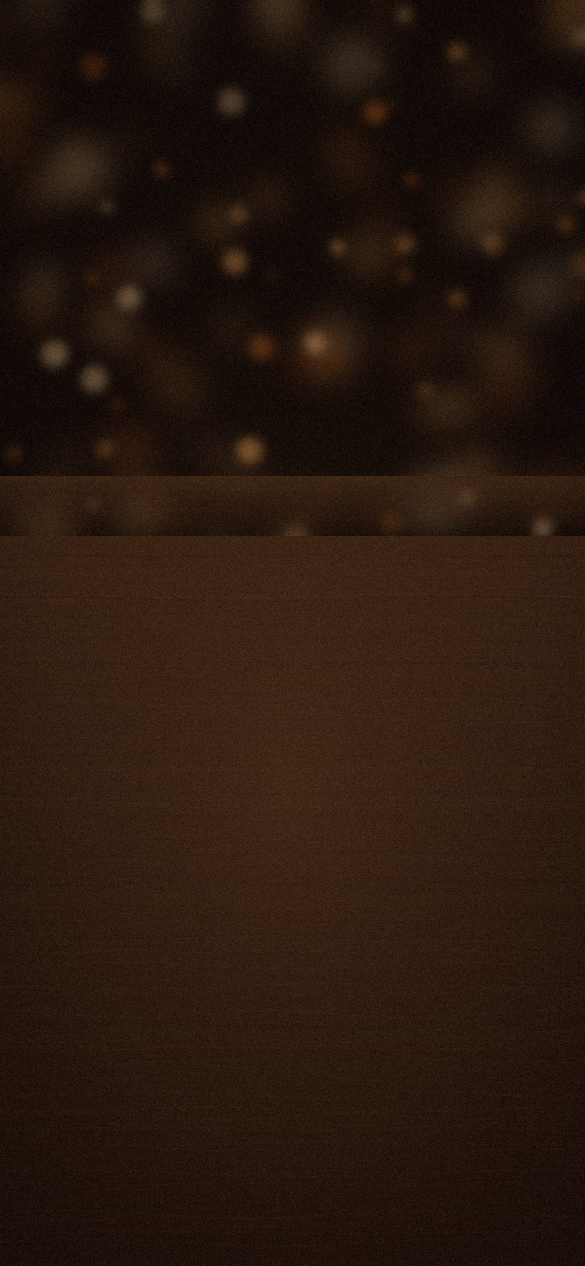
#> input picture Proyecto Cacho Flutter, 41 MB/app/assets/images/bg_pub.jpg, 1170 x 2532 px, given in place of bg_pub.png, which was not available (shown at 1/2 size)
$ python gen_menu_bg.py
#> lines starting #> are read from the running program, lines starting #| are printed output that depends on the picture
#!/usr/bin/env python3
"""R31/R5: fondo de MENÚ propio — madera oscura #120C09 + foto del
pub SOLO arriba, atenuada 55 % (visible al 45 %), con fundido
vertical hacia la madera y viñeta progresiva en los bordes.
Vertical 780×1688 (los menús son verticales por dirección)."""
from pathlib import Path
from PIL import Image

ROOT = Path(__file__).resolve().parent.parent / "app"
W, H = 780, 1688
WOOD = (18, 12, 9)
img = Image.new("RGB", (W, H), WOOD)
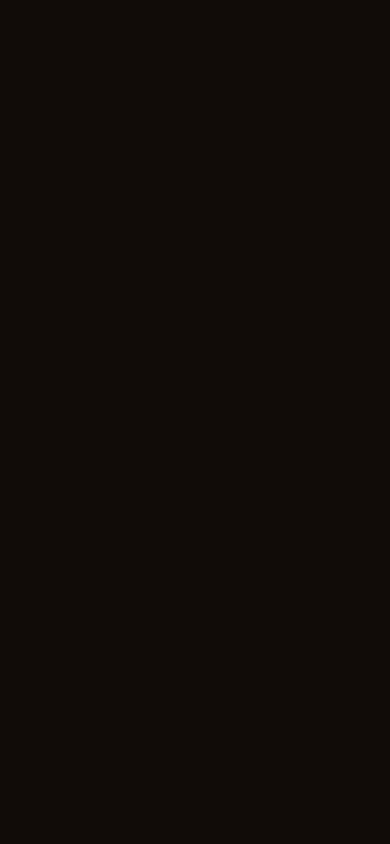
#> img: PIL image 780x1688 RGB (shown at 1/2 size); mean R, G, B 18, 12, 9
pub = Image.open(ROOT / "assets" / "images" / "bg_pub.png").convert("RGB")
#> pub is the input picture: PIL image 1170x2532 RGB; mean R, G, B 40.2, 23.9, 14.3
# Foto arriba: ocupa el 45 % superior. La foto es muy oscura en su
# parte alta (techo, brillo ~17), así que la franja usa la banda
# central de la foto (la barra misma, brillo ~36) para que el pub
# se lea arriba sin subir la atenuación del 55 %.
top_h = int(H * 0.45)
pw, ph = pub.size
#> pw = 1170; ph = 2532
band = pub.crop((0, int(ph * 0.30), pw, int(ph * 0.75)))
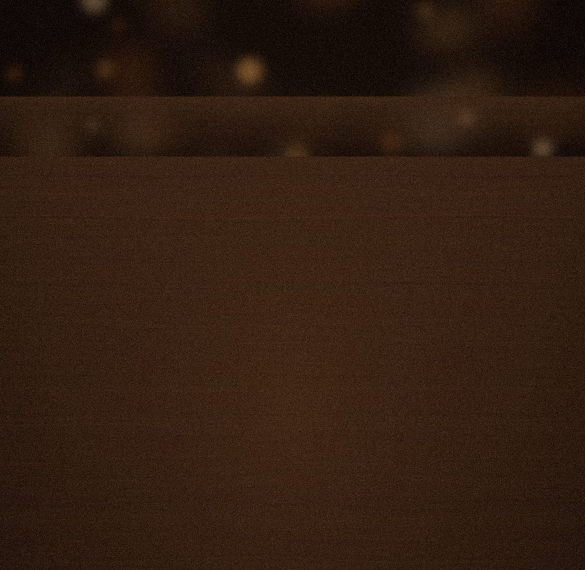
#> band: PIL image 1170x1140 RGB (shown at 1/2 size); mean R, G, B 49.3, 29.4, 17.1
cover = band.resize((W, int(band.height * W / band.width)))
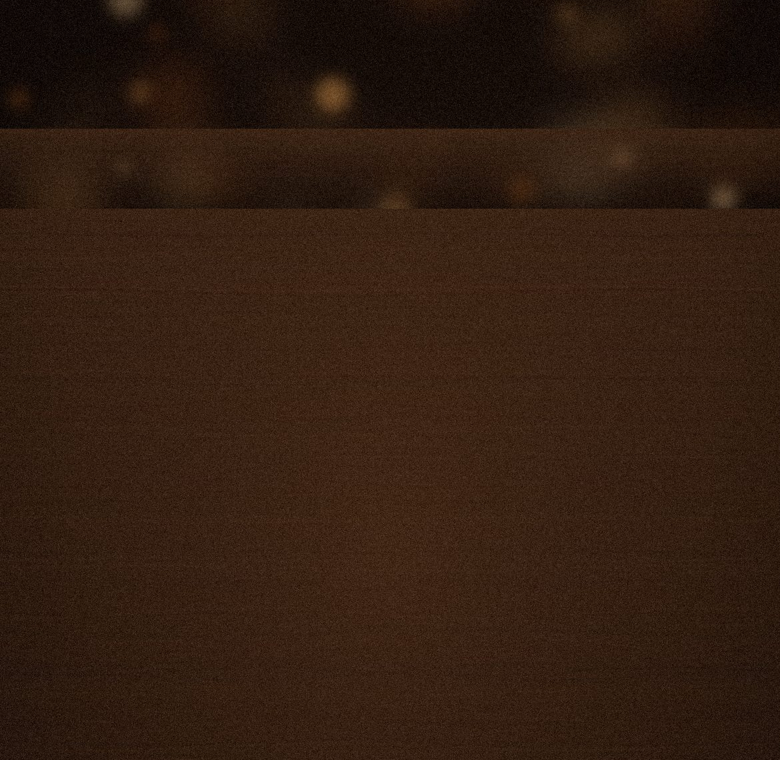
#> cover: PIL image 780x760 RGB; mean R, G, B 49.3, 29.4, 17.1
if cover.height < top_h:
    cover = cover.resize((W, top_h))
cover = cover.crop((0, 0, W, top_h))
#> cover: PIL image 780x759 RGB
# Atenuación 55 % + fundido vertical (45 % arriba → 0 % abajo).
fade = Image.new("L", (W, top_h))
#> fade: PIL image 780x759 L; every value is 0
for y in range(top_h):
    # Atenuación base 45 % que cae a 0 en el último 30 % de la franja.
    a = 0.45
    if y > top_h * 0.70:
        a *= max(0.0, 1.0 - (y - top_h * 0.70) / (top_h * 0.30))
    for x in range(W):
        fade.putpixel((x, y), int(a * 255))
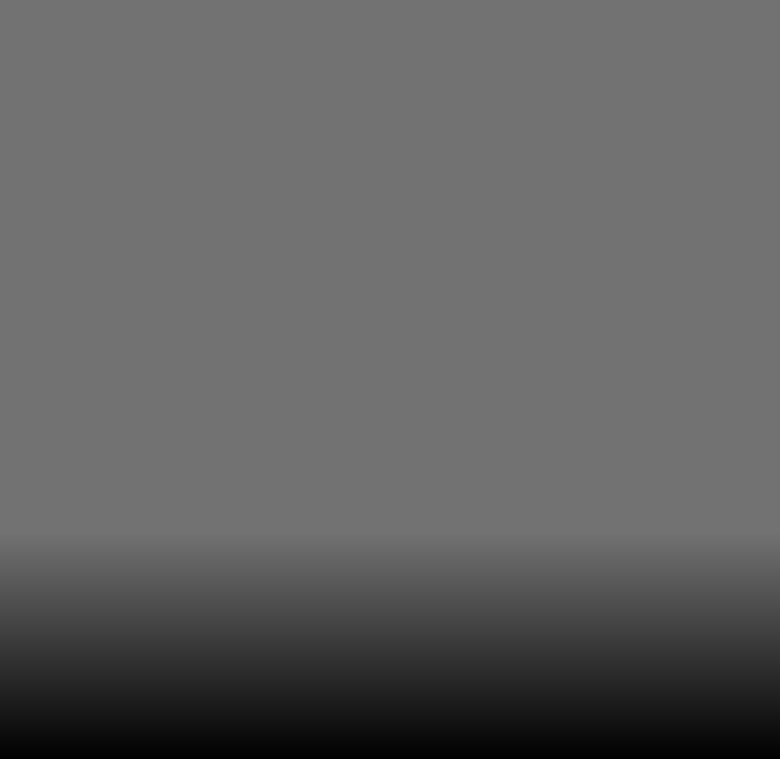
#> fade: PIL image 780x759 L; min 0, max 114, mean 96.9
img.paste(cover, (0, 0), fade)
# Viñeta progresiva: oscurece hasta 35 % en las esquinas.
px = img.load()
for y in range(H):
    for x in range(W):
        dx, dy = (x / W - 0.5) * 2, (y / H - 0.5) * 2
        v = 1.0 - 0.35 * (dx * dx + dy * dy) / 2
        r, g, b = px[x, y]
        px[x, y] = (int(r * v), int(g * v), int(b * v))
img.save(ROOT / "assets" / "images" / "menu_bg.png")
print("OK menu_bg.png", img.size)
#| OK menu_bg.png (780, 1688)

$ run again, with Proyecto Cacho Flutter, 41 MB/app/assets/images/bg_clubvip.jpg copied over Proyecto Cacho Flutter, 41 MB/app/assets/images/bg_pub.jpg
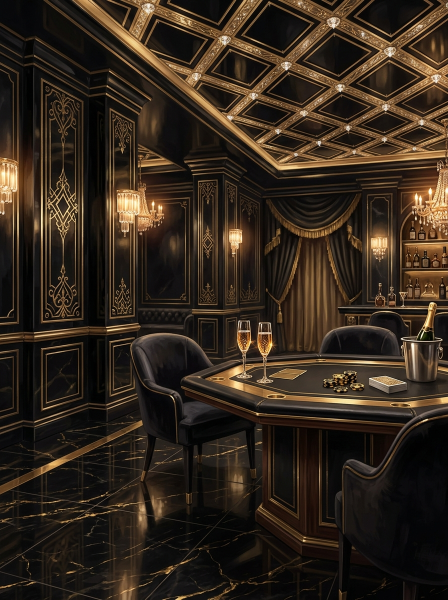
#> input picture Proyecto Cacho Flutter, 41 MB/app/assets/images/bg_clubvip.jpg, 896 x 1200 px, given in place of bg_pub.png, which was not available (shown at 1/2 size)
#> pub is the input picture: PIL image 896x1200 RGB; mean R, G, B 51.2, 39.3, 27.7
#> `cover = cover.resize((W, top_h))`:
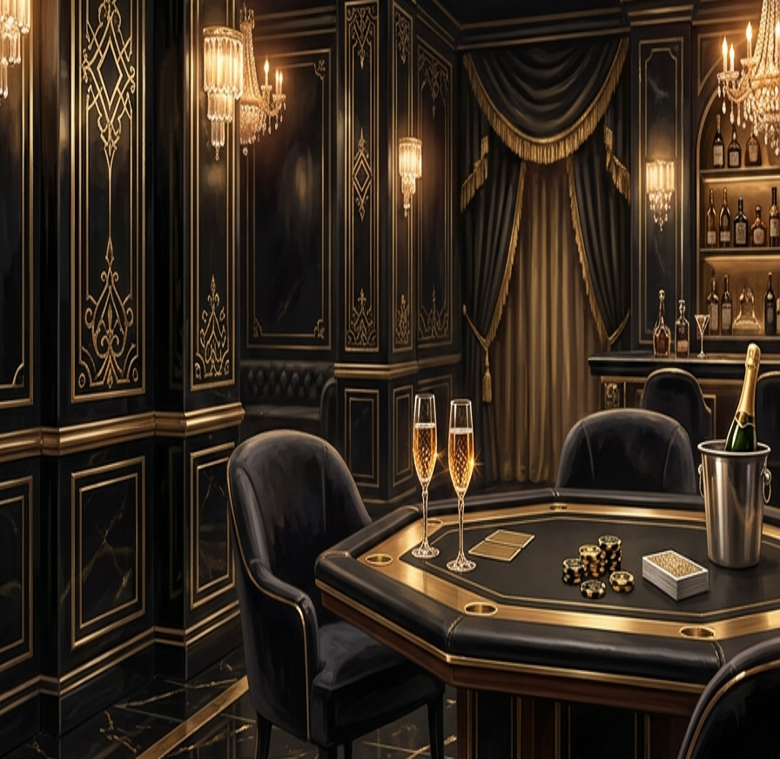
#> cover: PIL image 780x759 RGB; mean R, G, B 56.7, 43.7, 31.1
#> `img.paste(cover, (0, 0), fade)`:
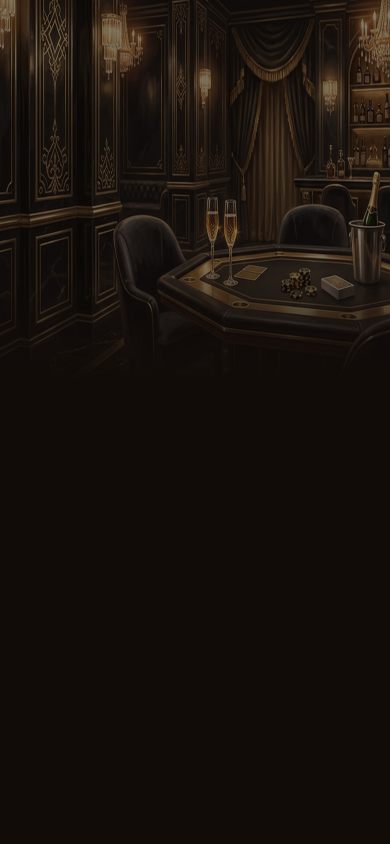
#> img: PIL image 780x1688 RGB (shown at 1/2 size); mean R, G, B 25.2, 17.9, 13
#| OK menu_bg.png (780, 1688)
